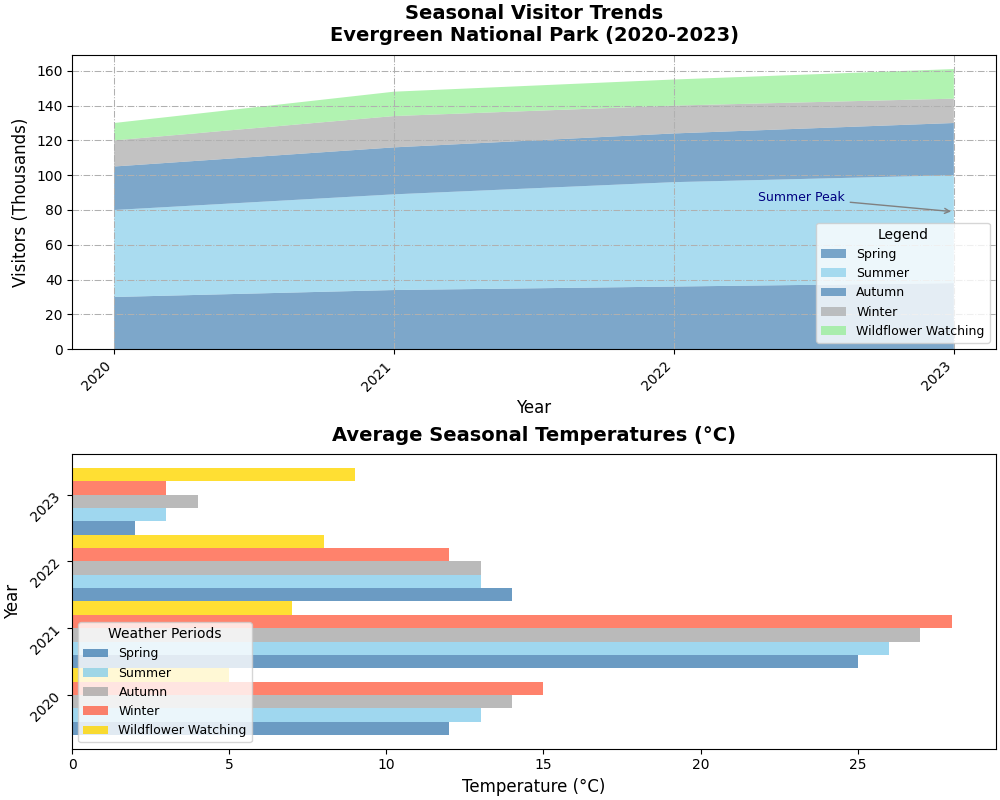

Here is the Python script that generated this plot:
import matplotlib.pyplot as plt
import numpy as np

years = np.arange(2020, 2024)
seasons = ['Spring', 'Summer', 'Autumn', 'Winter', 'Wildflower Watching']

visitors_spring = np.array([30, 34, 36, 38])
visitors_summer = np.array([50, 55, 60, 62])
visitors_autumn = np.array([25, 27, 28, 30])
visitors_winter = np.array([15, 18, 16, 14])
visitors_wildflower = np.array([10, 14, 15, 17])  # New data series

temps_spring = np.array([12, 13, 14, 15])
temps_summer = np.array([25, 26, 27, 28])
temps_autumn = np.array([14, 13, 13, 12])
temps_winter = np.array([2, 3, 4, 3])
temps_wildflower = np.array([5, 7, 8, 9])  # New data series

fig, axs = plt.subplots(2, 1, figsize=(10, 8), constrained_layout=True)

# Stack plot for visitors
axs[0].stackplot(years, visitors_spring, visitors_summer, visitors_autumn, visitors_winter, visitors_wildflower,
                 labels=seasons, colors=['#4682B4', '#87CEEB', '#4682B4', '#A9A9A9', '#90EE90'], alpha=0.7)
axs[0].set_title('Seasonal Visitor Trends\nEvergreen National Park (2020-2023)', fontsize=14, fontweight='bold', pad=10)
axs[0].set_xlabel('Year', fontsize=12)
axs[0].set_ylabel('Visitors (Thousands)', fontsize=12)
axs[0].set_xticks(years)
axs[0].set_xticklabels(years, rotation=45, ha='right')
axs[0].grid(True, linestyle='-.', linewidth=0.75)
axs[0].legend(loc='lower right', title='Legend', fontsize=9)
axs[0].annotate('Summer Peak', xy=(2023, 79), xytext=(2022.3, 85),  # Adjusted annotation point
                arrowprops=dict(arrowstyle='->', color='gray'),
                fontsize=9, color='navy')

# Bar chart for temperatures
bar_width = 0.2
x_indices = np.arange(len(years))

# Loop for the first 4 seasons
for i, season in enumerate(seasons[:-1]):  # Only go up to the 4th season (exclude "Wildflower Watching")
    axs[1].barh(x_indices + i * bar_width, 
                [temps_spring[i], temps_summer[i], temps_autumn[i], temps_winter[i]], 
                bar_width, label=season, color=['#4682B4', '#87CEEB', '#A9A9A9', '#FF6347'][i], alpha=0.8)

# Plot for wildflower temperatures separately
axs[1].barh(x_indices + len(seasons[:-1]) * bar_width, temps_wildflower, bar_width, label='Wildflower Watching', color='#FFD700', alpha=0.8)

axs[1].set_title('Average Seasonal Temperatures (°C)', fontsize=14, fontweight='bold', pad=10)
axs[1].set_xlabel('Temperature (°C)', fontsize=12)
axs[1].set_ylabel('Year', fontsize=12)
axs[1].set_yticks(x_indices + bar_width * 2.5)
axs[1].set_yticklabels(years, rotation=45, ha='right')
axs[1].legend(loc='lower left', title='Weather Periods', fontsize=9)
axs[1].grid(False)

plt.show()
